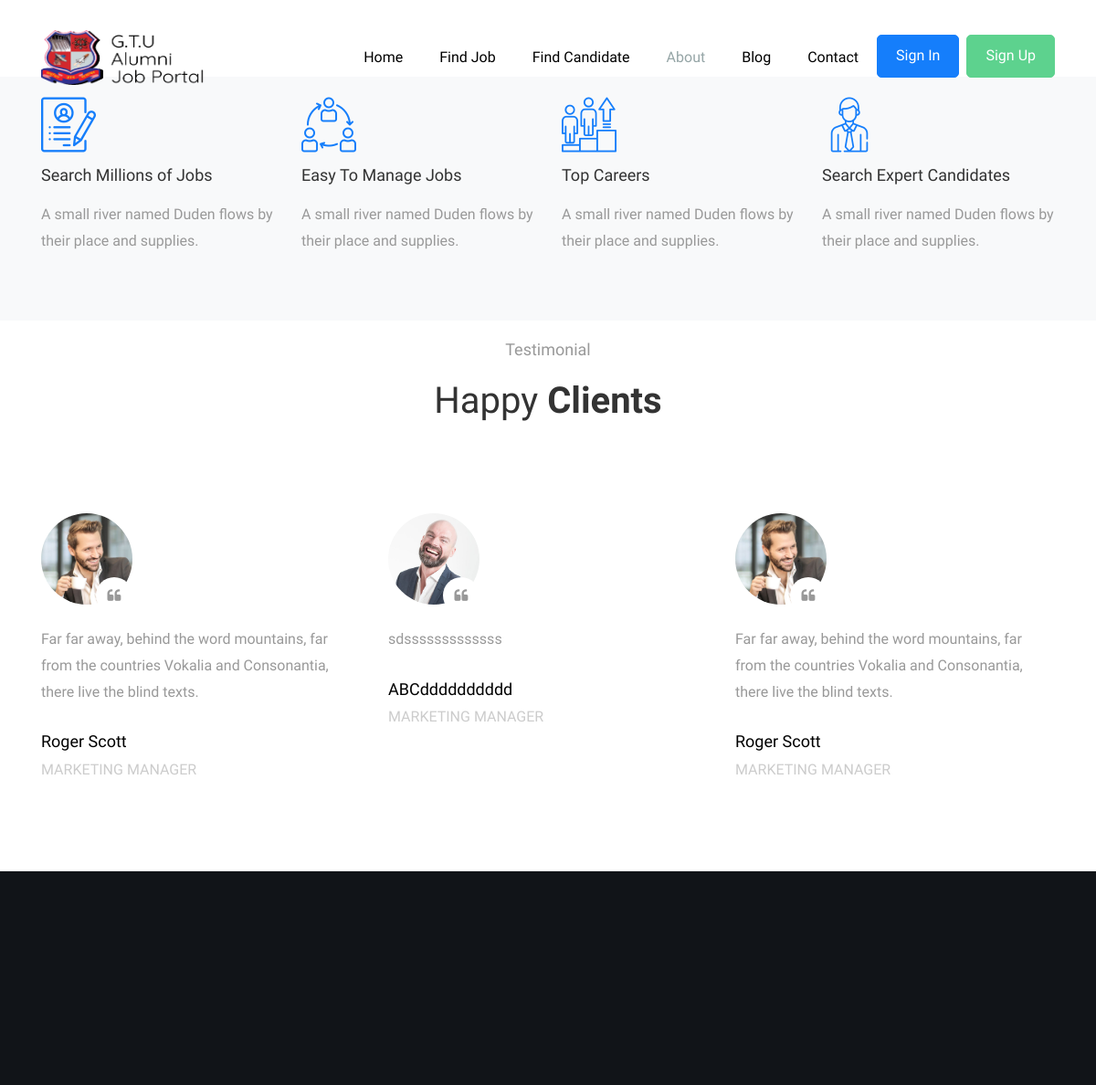
The page /about.php (upper part) on the database as committed earlier.
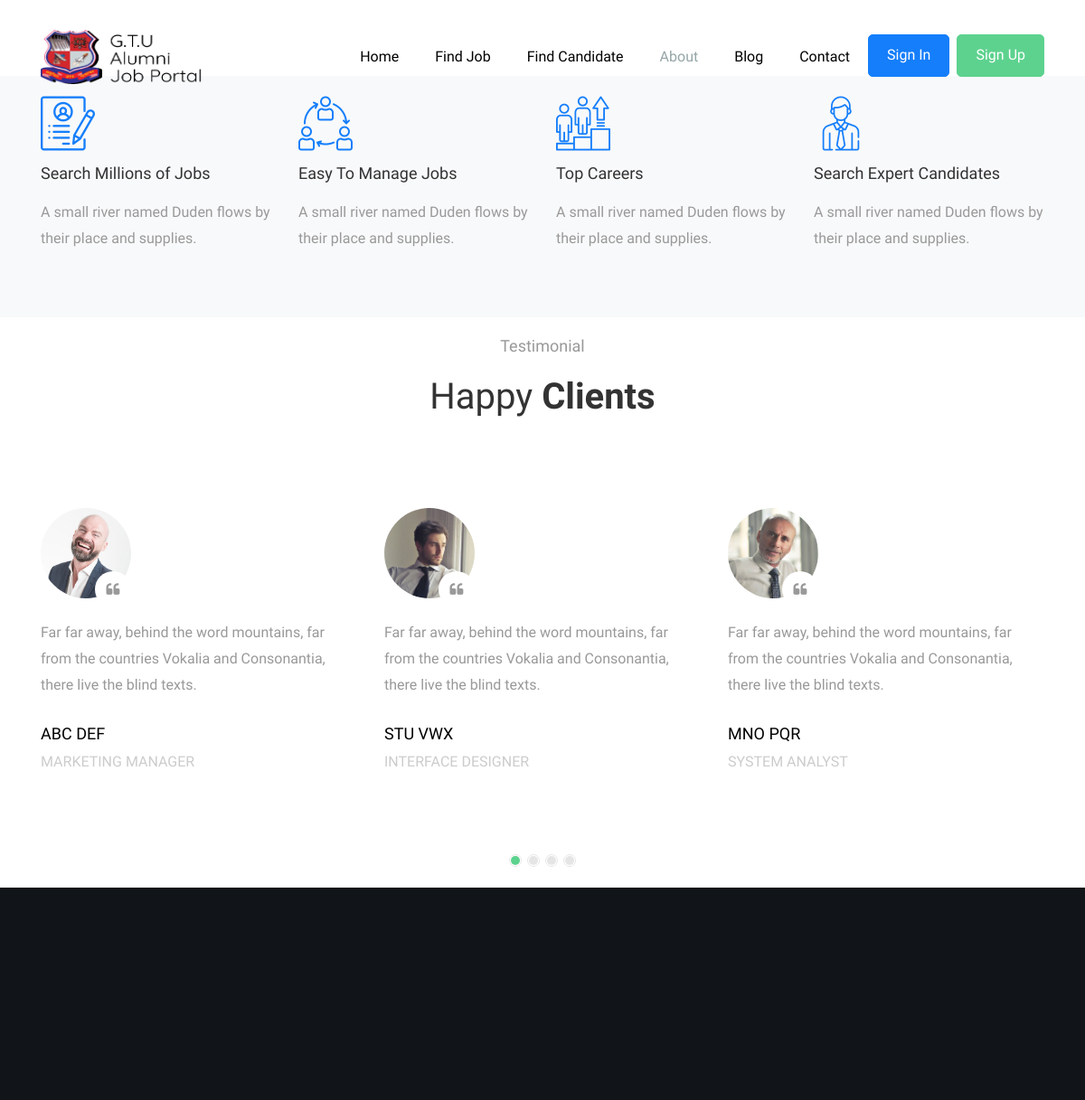
The same page on the database as committed later.
### tables this page shows
CREATE TABLE `testimonial` (
  `id` int(11) NOT NULL,
  `person_name` varchar(255) NOT NULL,
  `person_designation` varchar(255) NOT NULL,
  `person_image` varchar(255) NOT NULL,
  `person_message` varchar(255) NOT NULL,
  `created_at` timestamp(6) NOT NULL DEFAULT current_timestamp(6)
);

### common_function.php (called while the page is built, shortened)
		<?php
	function testimonial_list($conn)
	{
		$sql = "SELECT * FROM `testimonial` ORDER BY `id` DESC";
		$result = mysqli_query($conn,$sql);
		if($result)
		{
			if(mysqli_affected_rows($conn))
			{
				return $result;
			}
			else
			{
				return 0;
			}
		}
		else
		{
			return false;
		}
	}
?>

### about.php (the view, shortened to what this page needs)
<?php
  include 'header.php';
  $testimonialList = testimonial_list($conn);
?>
<?php
  include 'navigation.php';
?>
<section class="ftco-section services-section bg-light d-md-flex" style="padding:1rem 0;">
  <div class="container">
    <div class="row d-flex">
      <div class="col-md-3 d-flex align-self-stretch ftco-animate">
        <div class="media block-6 services d-block">
          <div class="icon"><span class="flaticon-resume"></span></div>
          <div class="media-body">
            <h3 class="heading mb-3">Search Millions of Jobs</h3>
            <p>A small river named Duden flows by their place and supplies.</p>
          </div>
        </div>
      </div>
      <div class="col-md-3 d-flex align-self-stretch ftco-animate">
        <div class="media block-6 services d-block">
          <div class="icon"><span class="flaticon-collaboration"></span></div>
          <div class="media-body">
            <h3 class="heading mb-3">Easy To Manage Jobs</h3>
            <p>A small river named Duden flows by their place and supplies.</p>
          </div>
        </div>
      </div>
      <div class="col-md-3 d-flex align-self-stretch ftco-animate">
        <div class="media block-6 services d-block">
          <div class="icon"><span class="flaticon-promotions"></span></div>
          <div class="media-body">
            <h3 class="heading mb-3">Top Careers</h3>
            <p>A small river named Duden flows by their place and supplies.</p>
          </div>
        </div>
      </div>
      <div class="col-md-3 d-flex align-self-stretch ftco-animate">
        <div class="media block-6 services d-block">
          <div class="icon"><span class="flaticon-employee"></span></div>
          <div class="media-body">
            <h3 class="heading mb-3">Search Expert Candidates</h3>
            <p>A small river named Duden flows by their place and supplies.</p>
          </div>
        </div>
      </div>
    </div>
  </div>
</section>
<section class="ftco-section testimony-section" style="padding:1rem 0;">
  <div class="container">
    <div class="row justify-content-center mb-5 pb-3">
      <div class="col-md-7 text-center heading-section ftco-animate">
      	<span class="subheading">Testimonial</span>
        <h2 class="mb-4"><span>Happy</span> Clients</h2>
      </div>
    </div>
    <div class="row ftco-animate">
      <div class="col-md-12">
        <div class="carousel-testimony owl-carousel ftco-owl">
          <?php
            if (isset($testimonialList) && !empty($testimonialList)) {
              while ($row = mysqli_fetch_array($testimonialList)) {
                ?>
                  <div class="item">
                        <div class="testimony-wrap py-4 pb-5">
                          <div class="user-img mb-4" style="background-image: url(<?php echo Testimonial_Image_Url.$row['person_image']; ?>)">
                            <span class="quote d-flex align-items-center justify-content-center">
                              <i class="icon-quote-left"></i>
                            </span>
                          </div>
                          <div class="text">
                            <p class="mb-4"><?php echo $row['person_message'];?></p>
                            <p class="name"><?php echo $row['person_name'];?></p>
                            <span class="position"><?php echo $row['person_designation'];?></span>
                          </div>
                        </div>
                      </div>
                <?php
              }
            }
          ?>
        </div>
      </div>
    </div>
  </div>
</section>
<section class="ftco-section ftco-counter img" id="section-counter" style="background-color: #222831" data-stellar-background-ratio="0.5">
	<div class="container">
		<div class="row justify-content-center">
			<div class="col-md-10">
  		<div class="row">
      </div>
     </div>
    </div>
	</div>
</section>
<?php
  include 'footer.php';
?>

### header.php (shortened to what this page needs)
<?php
    include 'common_function.php';
?>
<!DOCTYPE html>
<html lang="en">
  <head>
    <link rel="stylesheet" href="css/open-iconic-bootstrap.min.css">
    <link rel="stylesheet" href="css/animate.css">
    <link rel="stylesheet" href="css/owl.carousel.min.css">
    <link rel="stylesheet" href="css/owl.theme.default.min.css">
    <link rel="stylesheet" href="css/magnific-popup.css">
    <link rel="stylesheet" href="css/aos.css">
    <link rel="stylesheet" href="css/ionicons.min.css">
    <link rel="stylesheet" href="css/bootstrap-datepicker.css">
    <link rel="stylesheet" href="css/jquery.timepicker.css">
    <link rel="stylesheet" href="css/flaticon.css">
    <link rel="stylesheet" href="css/icomoon.css">
    <link rel="stylesheet" href="css/style.css">

### navigation.php (shortened to what this page needs)
</head>
  <body>
	  <nav class="navbar navbar-expand-lg navbar-dark ftco_navbar bg-dark ftco-navbar-light" id="ftco-navbar">
	    <div class="container">
	      <a class="navbar-brand" href="index.php"><img src="logo.png" width="200px" height="60px"></a>
	      <div class="collapse navbar-collapse" id="ftco-nav">
	        <ul class="navbar-nav ml-auto">
	          <li class="nav-item"><a href="index.php" class="nav-link">Home</a></li><li class="nav-item"><a href="search_details.php?type=Company" class="nav-link">Find Job</a></li>
	          <li class="nav-item"><a href="search_details.php?type=Employee" class="nav-link">Find Candidate</a></li>
	          <li class="nav-item"><a href="about.php" class="nav-link">About</a></li>
	          <li class="nav-item"><a href="blog.php" class="nav-link">Blog</a></li>
	          <li class="nav-item"><a href="contact.php" class="nav-link">Contact</a></li>
	          <li class="nav-item cta mr-md-2"><a href="signin.php" class="nav-link">Sign In</a></li>
	          <li class="nav-item cta cta-colored"><a href="signup.php" class="nav-link">Sign Up</a></li>
	        </ul>
	      </div>
	    </div>
	  </nav>

### footer.php (shortened to what this page needs)
  </body>
</html>

### css/icomoon.css (style rules this page uses)
[class^="icon-"], [class*=" icon-"] { font-family: 'icomoon' !important; speak: none; font-style: normal; font-weight: normal; font-variant: normal; text-transform: none; line-height: 1; -webkit-font-smoothing: antialiased; -moz-osx-font-smoothing: grayscale; }
.icon-quote-left:before { content: "\f10d"; }

### about.php (style rules this page uses)
.ftco-navbar-light .navbar-nav > .nav-item:nth-child(4) > .nav-link { color: #95a5a6; }

Rows that differ between the two databases and show on the page:
removed testimonial: person_image (picture), person_message "Far far away, behind the word mountains, far from the countries Vokalia and Consonantia, there live the blind texts.", person_name "Roger Scott", person_designation "MARKETING MANAGER"
added testimonial: person_image (picture), person_message "Far far away, behind the word mountains, far from the countries Vokalia and Consonantia, there live the blind texts.", person_name "STU VWX", person_designation "INTERFACE DESIGNER"
added testimonial: person_image (picture), person_message "Far far away, behind the word mountains, far from the countries Vokalia and Consonantia, there live the blind texts.", person_name "MNO PQR", person_designation "SYSTEM ANALYST"
changed testimonial "MARKETING MANAGER": person_message "sdsssssssssssss" → "Far far away, behind the word mountains, far from the countries Vokalia and Consonantia, there live the blind texts."; person_name "ABCdddddddddd" → "ABC DEF"
